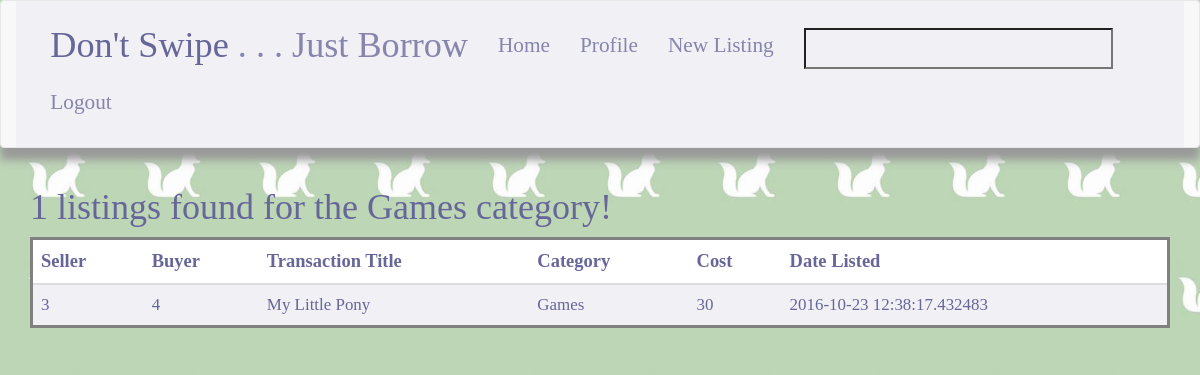
Before: /categories/Games with the older database file.
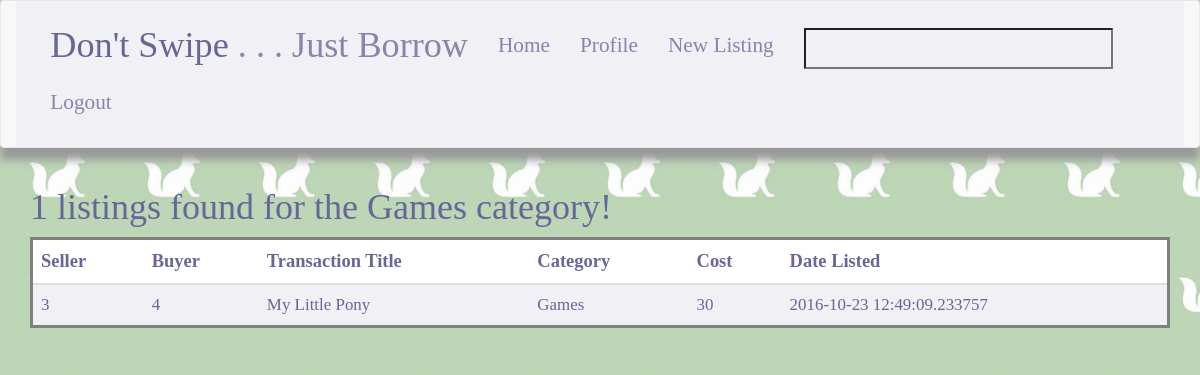
After: the same page with the newer database file.
### app/model.py (models this page shows, shortened)
class Listing(db.Model):
    __tablename__ = 'listing'
    __searchable__ = ['title']
    id = db.Column(db.Integer, primary_key=True)
    seller_id = db.Column(db.Integer)
    buyer_id = db.Column(db.Integer)
    title = db.Column(db.String(255), unique=True, nullable=False)
    category = db.Column(db.String(80), nullable=False)
    cost = db.Column(db.Integer, nullable=True)
    location = db.Column(db.Integer)
    date_listed = db.Column(db.DateTime, default=datetime.datetime.utcnow)

### app/views.py (the view)
@app.route('/categories/<category_name>', defaults={'page': 1})
@app.route('/categories/<category_name>/<int:page>')
def category(category_name, page):
    allListings = model.Listing.query.filter_by(category = category_name).all()
    count = len(allListings)
    listings = get_listings_for_page(page, PER_PAGE, count, allListings)
    if len(listings) < 1 and page != 1:
        abort(404)
    pagination = Pagination(page, PER_PAGE, count)
    return render_template('category.html',
                           pagination=pagination,
                           listings=listings,
                           category_name = category_name,
                           numOfListings = count)

### app/forms.py
class SearchForm(Form):
    search = StringField('search', validators=[DataRequired()])

### app/pagination.py (called while the page is built)
def get_listings_for_page(page, PER_PAGE, count, allListings):
    itemsShown = (page - 1) * PER_PAGE
    leftToShow = count - itemsShown
    newListings = []
    if itemsShown < count:
        initialIndex = itemsShown
        if leftToShow >= PER_PAGE:
            finalIndex = itemsShown + NUM_PAGE - 1
            newListings = allListings[initialIndex : finalIndex]
        else:
            newListings = allListings[initialIndex : ]
    return newListings

### app/views.py (called while the page is built)
@app.before_request
def before_request():
    g.user = current_user
    g.search_form = SearchForm()

### app/templates/category.html (shortened to what this page needs)
{% extends "base.html" %}
{% block content %}
<div class="container">
     <h1 style="color: #666699;">{{ numOfListings }} listings found for the  {{ category_name }} category!</h1>
    <table class="table table-hover">
        <thead>
            <tr>
                <th> Seller </th>
                <th> Buyer </th>
                <th> Transaction Title </th>
                <th> Category </th>
                <th> Cost </th>
                <th> Date Listed </th>
            </tr>
        </thead>
        <tbody>
            {% for listing in listings %}
            <tr>
                <td> {{ listing.seller_id }}</td>
                <td> {{ listing.buyer_id }} </td>
                <td> {{ listing.title }} </td>
                <td> {{ listing.category }} </td>
                <td> {{ listing.cost }} </td>
                <td> {{ listing.date_listed }} </td>
            </tr>
            {% endfor %}
        </tbody>
    </table>
</div>
{% endblock %}

Changed rows visible on the page:
changed Listing "My Little Pony": date_listed "2016-10-23 12:38:17.432483" → "2016-10-23 12:49:09.233757"
